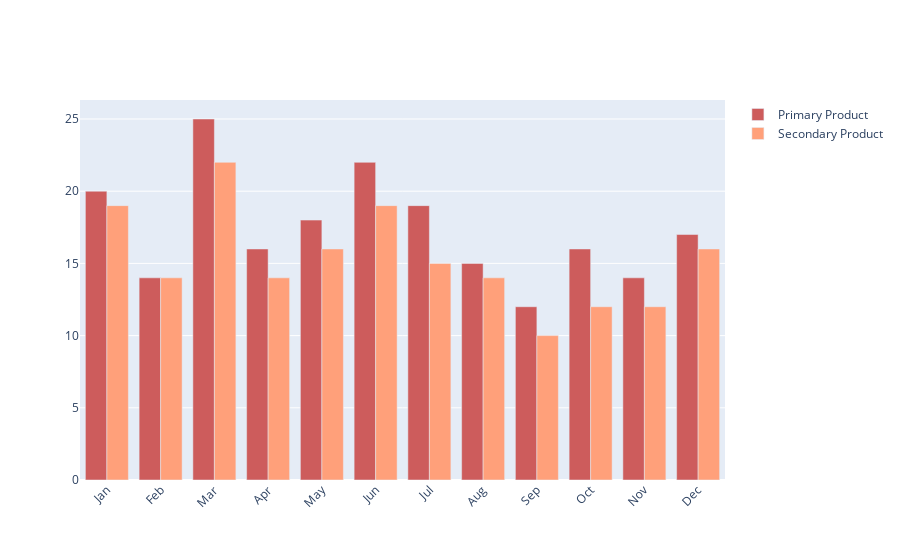

The code cell stored with this chart in its notebook:
### Code cell
months = ['Jan', 'Feb', 'Mar', 'Apr', 'May', 'Jun',
          'Jul', 'Aug', 'Sep', 'Oct', 'Nov', 'Dec']

fig = go.Figure()
fig.add_trace(go.Bar(
    x=months,
    y=[20, 14, 25, 16, 18, 22, 19, 15, 12, 16, 14, 17],
    name='Primary Product',
    marker_color='indianred'
))
fig.add_trace(go.Bar(
    x=months,
    y=[19, 14, 22, 14, 16, 19, 15, 14, 10, 12, 12, 16],
    name='Secondary Product',
    marker_color='lightsalmon'
))

# Here we modify the tickangle of the xaxis, resulting in rotated labels.
fig.update_layout(barmode='group', xaxis_tickangle=-45)
fig.show()

### Figure 1 — Plotly figure (JSON) as saved in the notebook; plotly's stock layout.template omitted (floating-point values rounded to 4 significant figures)
{"data": [{"marker": {"color": "indianred"}, "name": "Primary Product", "type": "bar", "x": ["Jan", "Feb", "Mar", "Apr", "May", "Jun", "Jul", "Aug", "Sep", "Oct", "Nov", "Dec"], "y": [20, 14, 25, 16, 18, 22, 19, 15, 12, 16, 14, 17]}, {"marker": {"color": "lightsalmon"}, "name": "Secondary Product", "type": "bar", "x": ["Jan", "Feb", "Mar", "Apr", "May", "Jun", "Jul", "Aug", "Sep", "Oct", "Nov", "Dec"], "y": [19, 14, 22, 14, 16, 19, 15, 14, 10, 12, 12, 16]}], "layout": {"barmode": "group", "xaxis": {"tickangle": -45}}}
